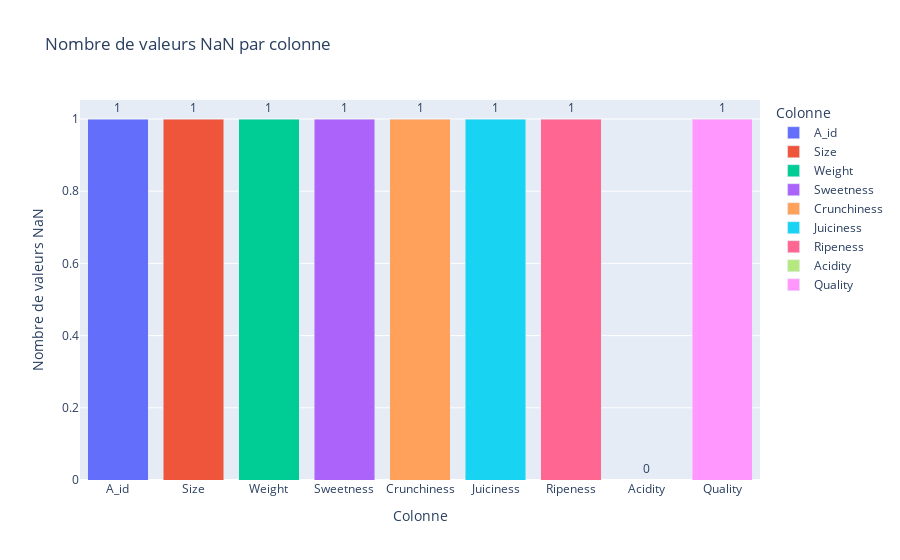

The cell this chart's notebook holds for it:
### Code cell
visualize_nan_values(data)

### Figure 1 — Plotly figure (JSON) as saved in the notebook; plotly's stock layout.template omitted (floating-point values rounded to 4 significant figures)
{"data": [{"alignmentgroup": "True", "hovertemplate": "Colonne=%{x}<br>Nombre de valeurs NaN=%{text}<extra></extra>", "legendgroup": "A_id", "marker": {"color": "#636efa", "pattern": {"shape": ""}}, "name": "A_id", "offsetgroup": "A_id", "orientation": "v", "showlegend": true, "text": [1], "textposition": "outside", "texttemplate": "%{text}", "type": "bar", "x": ["A_id"], "xaxis": "x", "y": [1], "yaxis": "y"}, {"alignmentgroup": "True", "hovertemplate": "Colonne=%{x}<br>Nombre de valeurs NaN=%{text}<extra></extra>", "legendgroup": "Size", "marker": {"color": "#EF553B", "pattern": {"shape": ""}}, "name": "Size", "offsetgroup": "Size", "orientation": "v", "showlegend": true, "text": [1], "textposition": "outside", "texttemplate": "%{text}", "type": "bar", "x": ["Size"], "xaxis": "x", "y": [1], "yaxis": "y"}, {"alignmentgroup": "True", "hovertemplate": "Colonne=%{x}<br>Nombre de valeurs NaN=%{text}<extra></extra>", "legendgroup": "Weight", "marker": {"color": "#00cc96", "pattern": {"shape": ""}}, "name": "Weight", "offsetgroup": "Weight", "orientation": "v", "showlegend": true, "text": [1], "textposition": "outside", "texttemplate": "%{text}", "type": "bar", "x": ["Weight"], "xaxis": "x", "y": [1], "yaxis": "y"}, {"alignmentgroup": "True", "hovertemplate": "Colonne=%{x}<br>Nombre de valeurs NaN=%{text}<extra></extra>", "legendgroup": "Sweetness", "marker": {"color": "#ab63fa", "pattern": {"shape": ""}}, "name": "Sweetness", "offsetgroup": "Sweetness", "orientation": "v", "showlegend": true, "text": [1], "textposition": "outside", "texttemplate": "%{text}", "type": "bar", "x": ["Sweetness"], "xaxis": "x", "y": [1], "yaxis": "y"}, {"alignmentgroup": "True", "hovertemplate": "Colonne=%{x}<br>Nombre de valeurs NaN=%{text}<extra></extra>", "legendgroup": "Crunchiness", "marker": {"color": "#FFA15A", "pattern": {"shape": ""}}, "name": "Crunchiness", "offsetgroup": "Crunchiness", "orientation": "v", "showlegend": true, "text": [1], "textposition": "outside", "texttemplate": "%{text}", "type": "bar", "x": ["Crunchiness"], "xaxis": "x", "y": [1], "yaxis": "y"}, {"alignmentgroup": "True", "hovertemplate": "Colonne=%{x}<br>Nombre de valeurs NaN=%{text}<extra></extra>", "legendgroup": "Juiciness", "marker": {"color": "#19d3f3", "pattern": {"shape": ""}}, "name": "Juiciness", "offsetgroup": "Juiciness", "orientation": "v", "showlegend": true, "text": [1], "textposition": "outside", "texttemplate": "%{text}", "type": "bar", "x": ["Juiciness"], "xaxis": "x", "y": [1], "yaxis": "y"}, {"alignmentgroup": "True", "hovertemplate": "Colonne=%{x}<br>Nombre de valeurs NaN=%{text}<extra></extra>", "legendgroup": "Ripeness", "marker": {"color": "#FF6692", "pattern": {"shape": ""}}, "name": "Ripeness", "offsetgroup": "Ripeness", "orientation": "v", "showlegend": true, "text": [1], "textposition": "outside", "texttemplate": "%{text}", "type": "bar", "x": ["Ripeness"], "xaxis": "x", "y": [1], "yaxis": "y"}, {"alignmentgroup": "True", "hovertemplate": "Colonne=%{x}<br>Nombre de valeurs NaN=%{text}<extra></extra>", "legendgroup": "Acidity", "marker": {"color": "#B6E880", "pattern": {"shape": ""}}, "name": "Acidity", "offsetgroup": "Acidity", "orientation": "v", "showlegend": true, "text": [0], "textposition": "outside", "texttemplate": "%{text}", "type": "bar", "x": ["Acidity"], "xaxis": "x", "y": [0], "yaxis": "y"}, {"alignmentgroup": "True", "hovertemplate": "Colonne=%{x}<br>Nombre de valeurs NaN=%{text}<extra></extra>", "legendgroup": "Quality", "marker": {"color": "#FF97FF", "pattern": {"shape": ""}}, "name": "Quality", "offsetgroup": "Quality", "orientation": "v", "showlegend": true, "text": [1], "textposition": "outside", "texttemplate": "%{text}", "type": "bar", "x": ["Quality"], "xaxis": "x", "y": [1], "yaxis": "y"}], "layout": {"barmode": "stack", "legend": {"title": {"text": "Colonne"}, "tracegroupgap": 0}, "title": {"text": "Nombre de valeurs NaN par colonne"}, "xaxis": {"anchor": "y", "categoryarray": ["A_id", "Size", "Weight", "Sweetness", "Crunchiness", "Juiciness", "Ripeness", "Acidity", "Quality"], "categoryorder": "array", "domain": [0, 1], "title": {"text": "Colonne"}}, "yaxis": {"anchor": "x", "domain": [0, 1], "title": {"text": "Nombre de valeurs NaN"}}}}
